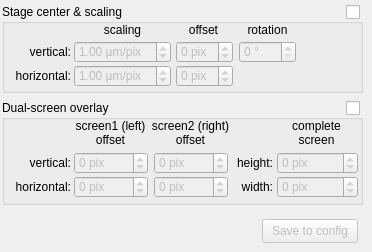
    <widget class="QWidget" name="tabPage1Calibration">
     <attribute name="title">
      <string>Position &amp;&amp;  Scaling</string>
     </attribute>
     <widget class="QGroupBox" name="groupBoxStimInfo_4">
      <property name="geometry">
       <rect>
        <x>2</x>
        <y>4</y>
        <width>361</width>
        <height>89</height>
       </rect>
      </property>
      <property name="title">
       <string>Stage center &amp;&amp; scaling</string>
      </property>
      <widget class="QCheckBox" name="checkBoxStageCSEnable">
       <property name="geometry">
        <rect>
         <x>344</x>
         <y>0</y>
         <width>33</width>
         <height>17</height>
        </rect>
       </property>
       <property name="text">
        <string/>
       </property>
      </widget>
      <widget class="QSpinBox" name="spinBoxStageCS_hOffs">
       <property name="enabled">
        <bool>false</bool>
       </property>
       <property name="geometry">
        <rect>
         <x>174</x>
         <y>61</y>
         <width>57</width>
         <height>22</height>
        </rect>
       </property>
       <property name="suffix">
        <string> pix</string>
       </property>
       <property name="minimum">
        <number>-500</number>
       </property>
       <property name="maximum">
        <number>500</number>
       </property>
       <property name="singleStep">
        <number>5</number>
       </property>
      </widget>
      <widget class="QLabel" name="label_StageCS_4">
       <property name="geometry">
        <rect>
         <x>173</x>
         <y>19</y>
         <width>57</width>
         <height>16</height>
        </rect>
       </property>
       <property name="layoutDirection">
        <enum>Qt::LeftToRight</enum>
       </property>
       <property name="autoFillBackground">
        <bool>false</bool>
       </property>
       <property name="text">
        <string>offset</string>
       </property>
       <property name="alignment">
        <set>Qt::AlignHCenter|Qt::AlignTop</set>
       </property>
      </widget>
      <widget class="QSpinBox" name="spinBoxStageCS_vOffs">
       <property name="enabled">
        <bool>false</bool>
       </property>
       <property name="geometry">
        <rect>
         <x>174</x>
         <y>37</y>
         <width>57</width>
         <height>22</height>
        </rect>
       </property>
       <property name="suffix">
        <string> pix</string>
       </property>
       <property name="minimum">
        <number>-500</number>
       </property>
       <property name="maximum">
        <number>500</number>
       </property>
       <property name="singleStep">
        <number>5</number>
       </property>
      </widget>
      <widget class="QLabel" name="label_StageCS_5">
       <property name="geometry">
        <rect>
         <x>72</x>
         <y>19</y>
         <width>97</width>
         <height>16</height>
        </rect>
       </property>
       <property name="layoutDirection">
        <enum>Qt::LeftToRight</enum>
       </property>
       <property name="autoFillBackground">
        <bool>false</bool>
       </property>
       <property name="text">
        <string>scaling</string>
       </property>
       <property name="alignment">
        <set>Qt::AlignHCenter|Qt::AlignTop</set>
       </property>
      </widget>
      <widget class="QDoubleSpinBox" name="spinBoxStageCS_vScale">
       <property name="enabled">
        <bool>false</bool>
       </property>
       <property name="geometry">
        <rect>
         <x>72</x>
         <y>37</y>
         <width>97</width>
         <height>22</height>
        </rect>
       </property>
       <property name="prefix">
        <string/>
       </property>
       <property name="suffix">
        <string> µm/pix</string>
       </property>
       <property name="decimals">
        <number>2</number>
       </property>
       <property name="minimum">
        <double>0.010000000000000</double>
       </property>
       <property name="maximum">
        <double>50.000000000000000</double>
       </property>
       <property name="singleStep">
        <double>0.100000000000000</double>
       </property>
       <property name="value">
        <double>1.000000000000000</double>
       </property>
      </widget>
      <widget class="QDoubleSpinBox" name="spinBoxStageCS_hScale">
       <property name="enabled">
        <bool>false</bool>
       </property>
       <property name="geometry">
        <rect>
         <x>72</x>
         <y>61</y>
         <width>97</width>
         <height>22</height>
        </rect>
       </property>
       <property name="prefix">
        <string/>
       </property>
       <property name="suffix">
        <string> µm/pix</string>
       </property>
       <property name="decimals">
        <number>2</number>
       </property>
       <property name="minimum">
        <double>0.010000000000000</double>
       </property>
       <property name="maximum">
        <double>50.000000000000000</double>
       </property>
       <property name="singleStep">
        <double>0.100000000000000</double>
       </property>
       <property name="value">
        <double>1.000000000000000</double>
       </property>
      </widget>
      <widget class="QLabel" name="label_StInfo1_2">
       <property name="geometry">
        <rect>
         <x>4</x>
         <y>41</y>
         <width>65</width>
         <height>16</height>
        </rect>
       </property>
       <property name="layoutDirection">
        <enum>Qt::LeftToRight</enum>
       </property>
       <property name="text">
        <string>vertical:</string>
       </property>
       <property name="alignment">
        <set>Qt::AlignRight|Qt::AlignTop|Qt::AlignTrailing</set>
       </property>
      </widget>
      <widget class="QLabel" name="label_StInfo1_3">
       <property name="geometry">
        <rect>
         <x>4</x>
         <y>65</y>
         <width>65</width>
         <height>16</height>
        </rect>
       </property>
       <property name="layoutDirection">
        <enum>Qt::LeftToRight</enum>
       </property>
       <property name="text">
        <string>horizontal:</string>
       </property>
       <property name="alignment">
        <set>Qt::AlignRight|Qt::AlignTop|Qt::AlignTrailing</set>
       </property>
      </widget>
      <widget class="QLabel" name="label_StageCS_6">
       <property name="geometry">
        <rect>
         <x>237</x>
         <y>19</y>
         <width>57</width>
         <height>16</height>
        </rect>
       </property>
       <property name="layoutDirection">
        <enum>Qt::LeftToRight</enum>
       </property>
       <property name="autoFillBackground">
        <bool>false</bool>
       </property>
       <property name="text">
        <string>rotation</string>
       </property>
       <property name="alignment">
        <set>Qt::AlignHCenter|Qt::AlignTop</set>
       </property>
      </widget>
      <widget class="QSpinBox" name="spinBoxStageCS_rot">
       <property name="enabled">
        <bool>false</bool>
       </property>
       <property name="geometry">
        <rect>
         <x>237</x>
         <y>37</y>
         <width>57</width>
         <height>22</height>
        </rect>
       </property>
       <property name="suffix">
        <string> °</string>
       </property>
       <property name="minimum">
        <number>0</number>
       </property>
       <property name="maximum">
        <number>359</number>
       </property>
       <property name="singleStep">
        <number>1</number>
       </property>
      </widget>
     </widget>
     <widget class="QGroupBox" name="groupBoxStimInfo_6">
      <property name="geometry">
       <rect>
        <x>2</x>
        <y>100</y>
        <width>361</width>
        <height>105</height>
       </rect>
      </property>
      <property name="title">
       <string>Dual-screen overlay</string>
      </property>
      <widget class="QCheckBox" name="checkBoxDualScrCSEnable">
       <property name="geometry">
        <rect>
         <x>344</x>
         <y>0</y>
         <width>33</width>
         <height>17</height>
        </rect>
       </property>
       <property name="text">
        <string/>
       </property>
      </widget>
      <widget class="QSpinBox" name="spinBoxStageCS_hOffs_Scr1">
       <property name="enabled">
        <bool>false</bool>
       </property>
       <property name="geometry">
        <rect>
         <x>72</x>
         <y>76</y>
         <width>74</width>
         <height>22</height>
        </rect>
       </property>
       <property name="suffix">
        <string> pix</string>
       </property>
       <property name="minimum">
        <number>-1000</number>
       </property>
       <property name="maximum">
        <number>1000</number>
       </property>
       <property name="singleStep">
        <number>5</number>
       </property>
       <property name="value">
        <number>0</number>
       </property>
      </widget>
      <widget class="QLabel" name="label_StageCS_7">
       <property name="geometry">
        <rect>
         <x>68</x>
         <y>19</y>
         <width>81</width>
         <height>32</height>
        </rect>
       </property>
       <property name="layoutDirection">
        <enum>Qt::LeftToRight</enum>
       </property>
       <property name="autoFillBackground">
        <bool>false</bool>
       </property>
       <property name="text">
        <string>screen1 (left)
offset</string>
       </property>
       <property name="alignment">
        <set>Qt::AlignHCenter|Qt::AlignTop</set>
       </property>
      </widget>
      <widget class="QSpinBox" name="spinBoxStageCS_vOffs_Scr1">
       <property name="enabled">
        <bool>false</bool>
       </property>
       <property name="geometry">
        <rect>
         <x>72</x>
         <y>52</y>
         <width>74</width>
         <height>22</height>
        </rect>
       </property>
       <property name="suffix">
        <string> pix</string>
       </property>
       <property name="minimum">
        <number>-1000</number>
       </property>
       <property name="maximum">
        <number>1000</number>
       </property>
       <property name="singleStep">
        <number>5</number>
       </property>
       <property name="value">
        <number>0</number>
       </property>
      </widget>
      <widget class="QLabel" name="label_StInfo1_5">
       <property name="geometry">
        <rect>
         <x>4</x>
         <y>56</y>
         <width>65</width>
         <height>16</height>
        </rect>
       </property>
       <property name="layoutDirection">
        <enum>Qt::LeftToRight</enum>
       </property>
       <property name="text">
        <string>vertical:</string>
       </property>
       <property name="alignment">
        <set>Qt::AlignRight|Qt::AlignTop|Qt::AlignTrailing</set>
       </property>
      </widget>
      <widget class="QLabel" name="label_StInfo1_6">
       <property name="geometry">
        <rect>
         <x>4</x>
         <y>80</y>
         <width>65</width>
         <height>16</height>
        </rect>
       </property>
       <property name="layoutDirection">
        <enum>Qt::LeftToRight</enum>
       </property>
       <property name="text">
        <string>horizontal:</string>
       </property>
       <property name="alignment">
        <set>Qt::AlignRight|Qt::AlignTop|Qt::AlignTrailing</set>
       </property>
      </widget>
      <widget class="QLabel" name="label_StageCS_8">
       <property name="geometry">
        <rect>
         <x>148</x>
         <y>19</y>
         <width>81</width>
         <height>32</height>
        </rect>
       </property>
       <property name="layoutDirection">
        <enum>Qt::LeftToRight</enum>
       </property>
       <property name="autoFillBackground">
        <bool>false</bool>
       </property>
       <property name="text">
        <string>screen2 (right)
offset</string>
       </property>
       <property name="alignment">
        <set>Qt::AlignHCenter|Qt::AlignTop</set>
       </property>
      </widget>
      <widget class="QSpinBox" name="spinBoxStageCS_hOffs_Scr2">
       <property name="enabled">
        <bool>false</bool>
       </property>
       <property name="geometry">
        <rect>
         <x>152</x>
         <y>76</y>
         <width>74</width>
         <height>22</height>
        </rect>
       </property>
       <property name="suffix">
        <string> pix</string>
       </property>
       <property name="minimum">
        <number>-1000</number>
       </property>
       <property name="maximum">
        <number>1000</number>
       </property>
       <property name="singleStep">
        <number>5</number>
       </property>
       <property name="value">
        <number>0</number>
       </property>
      </widget>
      <widget class="QSpinBox" name="spinBoxStageCS_vOffs_Scr2">
       <property name="enabled">
        <bool>false</bool>
       </property>
       <property name="geometry">
        <rect>
         <x>152</x>
         <y>52</y>
         <width>74</width>
         <height>22</height>
        </rect>
       </property>
       <property name="suffix">
        <string> pix</string>
       </property>
       <property name="minimum">
        <number>-1000</number>
       </property>
       <property name="maximum">
        <number>1000</number>
       </property>
       <property name="singleStep">
        <number>5</number>
       </property>
       <property name="value">
        <number>0</number>
       </property>
      </widget>
      <widget class="QSpinBox" name="spinBoxStageCS_wideScrWidth">
       <property name="enabled">
        <bool>false</bool>
       </property>
       <property name="geometry">
        <rect>
         <x>275</x>
         <y>76</y>
         <width>81</width>
         <height>22</height>
        </rect>
       </property>
       <property name="suffix">
        <string> pix</string>
       </property>
       <property name="minimum">
        <number>-1000</number>
       </property>
       <property name="maximum">
        <number>1000</number>
       </property>
       <property name="singleStep">
        <number>5</number>
       </property>
       <property name="value">
        <number>0</number>
       </property>
      </widget>
      <widget class="QSpinBox" name="spinBoxStageCS_wideScrHeight">
       <property name="enabled">
        <bool>false</bool>
       </property>
       <property name="geometry">
        <rect>
         <x>275</x>
         <y>52</y>
         <width>81</width>
         <height>22</height>
        </rect>
       </property>
       <property name="suffix">
        <string> pix</string>
       </property>
       <property name="minimum">
        <number>-1000</number>
       </property>
       <property name="maximum">
        <number>1000</number>
       </property>
       <property name="singleStep">
        <number>5</number>
       </property>
       <property name="value">
        <number>0</number>
       </property>
      </widget>
      <widget class="QLabel" name="label_StageCS_9">
       <property name="geometry">
        <rect>
         <x>278</x>
         <y>19</y>
         <width>73</width>
         <height>32</height>
        </rect>
       </property>
       <property name="layoutDirection">
        <enum>Qt::LeftToRight</enum>
       </property>
       <property name="autoFillBackground">
        <bool>false</bool>
       </property>
       <property name="text">
        <string>complete
screen</string>
       </property>
       <property name="alignment">
        <set>Qt::AlignHCenter|Qt::AlignTop</set>
       </property>
      </widget>
      <widget class="QLabel" name="label_StInfo1_7">
       <property name="geometry">
        <rect>
         <x>230</x>
         <y>80</y>
         <width>41</width>
         <height>16</height>
        </rect>
       </property>
       <property name="layoutDirection">
        <enum>Qt::LeftToRight</enum>
       </property>
       <property name="text">
        <string>width:</string>
       </property>
       <property name="alignment">
        <set>Qt::AlignRight|Qt::AlignTop|Qt::AlignTrailing</set>
       </property>
      </widget>
      <widget class="QLabel" name="label_StInfo1_8">
       <property name="geometry">
        <rect>
         <x>230</x>
         <y>56</y>
         <width>41</width>
         <height>16</height>
        </rect>
       </property>
       <property name="layoutDirection">
        <enum>Qt::LeftToRight</enum>
       </property>
       <property name="text">
        <string>height:</string>
       </property>
       <property name="alignment">
        <set>Qt::AlignRight|Qt::AlignTop|Qt::AlignTrailing</set>
       </property>
      </widget>
     </widget>
     <widget class="QPushButton" name="btnSaveStageCS">
      <property name="enabled">
       <bool>false</bool>
      </property>
      <property name="geometry">
       <rect>
        <x>262</x>
        <y>219</y>
        <width>96</width>
        <height>24</height>
       </rect>
      </property>
      <property name="text">
       <string>Save to config</string>
      </property>
     </widget>
    </widget>
